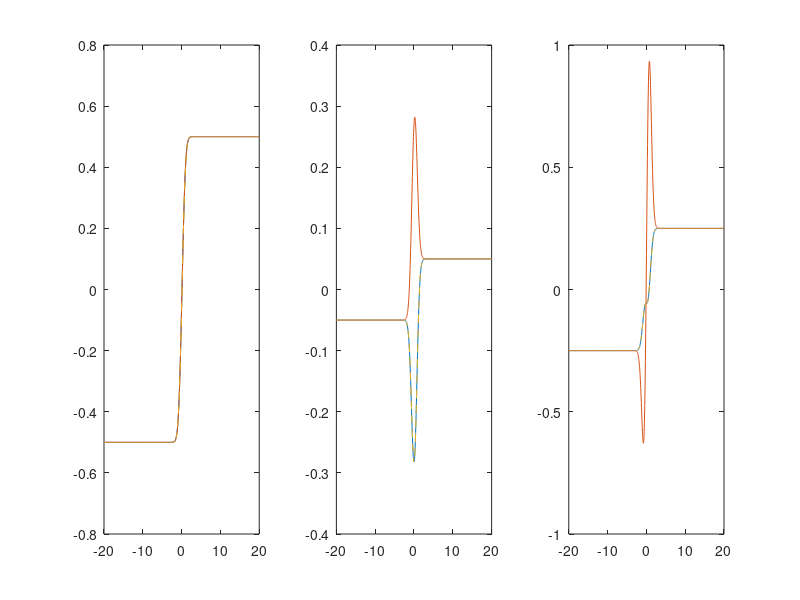

This chart was generated by the following MATLAB code:
close all

Q0 = 1;
Q1 = .1;
Q2 = .5;
p = Q1/Q0;
q = Q2./Q0 - p.^2; 
c = [Q0; p; 2*q; Q1; Q2];

x = linspace(-20,20,1000);

nfunc = @(x,c) c(1,:) / sqrt(pi*c(3,:)) * exp(-(x-(c(2,:))).^2 / c(3,:));


% as in code
IGa{1} =  @(x,c)1/2*c(1,:).*erf((x-c(2,:))./sqrt(c(3,:)));
IGa{2} =  @(x,c)1/2*c(1,:).*erf((x-c(2,:))./sqrt(c(3,:))).*c(2,:)-1/2.*sqrt(c(3,:)).*c(1,:)/sqrt(pi).*exp(-(x-c(2,:)).^2./c(3,:));
IGa{3} =  @(x,c)1/2*c(1,:).*erf((x-c(2,:))./sqrt(c(3,:))).*(c(2,:).^2+c(3,:)/2)-1/2*sqrt(c(3,:)).*c(1,:)/sqrt(pi).*exp(-(x-c(2,:)).^2./c(3,:)).*(c(2,:)+min(x,1e4));

% as in paper
IGb{1} =  @(x,c) 1/2*c(1,:).*erf((x-c(2,:))./sqrt(c(3,:)));
IGb{2} =  @(x,c) 1/2*c(4,:).*(erf((x-c(2,:))./sqrt(c(3,:))) + sqrt(c(3,:))/(sqrt(pi)*c(2,:)) .* exp(-(x-c(2,:)).^2./c(3,:)));
IGb{3} =  @(x,c) 1/2*c(5,:).*(erf((x-c(2,:))./sqrt(c(3,:))) + sqrt(c(3,:))/(sqrt(pi)*c(2,:)) .* exp(-(x-c(2,:)).^2./c(3,:)) .* (c(2,:)+x));

% translated from wolfram
IGa{1} =  @(x,c)1/2*c(1,:).*erf((x-c(2,:))./sqrt(c(3,:)));
IGa{2} =  @(x,c)1/2*c(1,:).*erf((x-c(2,:))./sqrt(c(3,:))).*c(2,:)-1/2.*sqrt(c(3,:)).*c(1,:)/sqrt(pi).*exp(-(x-c(2,:)).^2./c(3,:));
IGa{3} =  @(x,c)1/2*c(1,:).*erf((x-c(2,:))./sqrt(c(3,:))).*(c(2,:).^2+c(3,:)/2)-1/2*sqrt(c(3,:)).*c(1,:)/sqrt(pi).*exp(-(x-c(2,:)).^2./c(3,:)).*(c(2,:)+min(x,1e4));

figure(1)
for i = 1:3
    subplot(1,3,i)
    plot(x, IGa{i}(x, c), x, IGb{i}(x,c)); hold on

    plot(x, cumtrapz(x, nfunc(x, c).*x.^(i-1)) + IGa{i}(-20,c),'--')
end

% as in paper

% IGb{3} =  @(x,c) 1/2*c(5,:).*erf((x-c(2,:))./sqrt(c(3,:))) .* (c(2,:).^2+c(3,:)/2)-1/2*sqrt(c(3,:)).*c(1,:)/sqrt(pi).*exp(-(x-c(2,:)).^2./c(3,:)).*(c(2,:)+min(x,1e4));